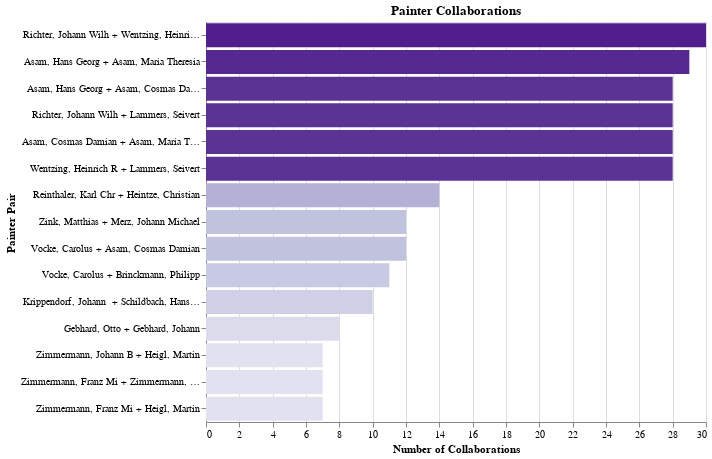

Notebook cell for this chart:
### Code cell
# =============================================================================
# CELL 14: Painter Collaboration Network
# =============================================================================

print("🤝 PAINTER COLLABORATIONS")
print("=" * 60)
print("(Painters who worked on the same painting)")

collabs_df = con.execute("""
    SELECT 
        pp1.person_name AS painter1,
        pp2.person_name AS painter2,
        COUNT(DISTINCT pp1.nfdi_uri) AS collaborations
    FROM painting_persons pp1
    JOIN painting_persons pp2 
        ON pp1.nfdi_uri = pp2.nfdi_uri 
        AND pp1.person_id < pp2.person_id
    WHERE pp1.role = 'PAINTER' AND pp2.role = 'PAINTER'
    GROUP BY pp1.person_name, pp2.person_name
    HAVING COUNT(DISTINCT pp1.nfdi_uri) >= 1
    ORDER BY collaborations DESC
    LIMIT 20
""").pl()

print(collabs_df)

# Visualization - Collaboration pairs
if len(collabs_df) > 0 and collabs_df['collaborations'].max() > 0:
    df_viz = collabs_df.head(15).to_pandas()
    df_viz['pair'] = df_viz['painter1'].str[:20] + ' + ' + df_viz['painter2'].str[:20]
    
    chart = alt.Chart(df_viz).mark_bar().encode(
        x=alt.X('collaborations:Q', title='Number of Collaborations'),
        y=alt.Y('pair:N', sort='-x', title='Painter Pair'),
        color=alt.Color('collaborations:Q', scale=alt.Scale(scheme='purples'), legend=None),
        tooltip=['painter1', 'painter2', 'collaborations']
    ).properties(
        title='Painter Collaborations',
        width=500,
        height=400
    )
    ipython_display(chart)

### Figure 1 — Vega-Lite specification as saved in the notebook (floating-point values rounded to 4 significant figures)
{"config": {"view": {"continuousWidth": 300, "continuousHeight": 300}}, "data": {"name": "data-a599d2f4fa2ee717aa2a73bdc636a7d5"}, "mark": {"type": "bar"}, "encoding": {"color": {"field": "collaborations", "legend": null, "scale": {"scheme": "purples"}, "type": "quantitative"}, "tooltip": [{"field": "painter1", "type": "nominal"}, {"field": "painter2", "type": "nominal"}, {"field": "collaborations", "type": "quantitative"}], "x": {"field": "collaborations", "title": "Number of Collaborations", "type": "quantitative"}, "y": {"field": "pair", "sort": "-x", "title": "Painter Pair", "type": "nominal"}}, "height": 400, "title": "Painter Collaborations", "width": 500, "$schema": "https://vega.github.io/schema/vega-lite/v6.1.0.json", "datasets": {"data-a599d2f4fa2ee717aa2a73bdc636a7d5": [{"painter1": "Richter, Johann Wilhelm", "painter2": "Wentzing, Heinrich Richard", "collaborations": 30, "pair": "Richter, Johann Wilh + Wentzing, Heinrich R"}, {"painter1": "Asam, Hans Georg", "painter2": "Asam, Maria Theresia", "collaborations": 29, "pair": "Asam, Hans Georg + Asam, Maria Theresia"}, {"painter1": "Asam, Hans Georg", "painter2": "Asam, Cosmas Damian", "collaborations": 28, "pair": "Asam, Hans Georg + Asam, Cosmas Damian"}, {"painter1": "Richter, Johann Wilhelm", "painter2": "Lammers, Seivert", "collaborations": 28, "pair": "Richter, Johann Wilh + Lammers, Seivert"}, {"painter1": "Asam, Cosmas Damian", "painter2": "Asam, Maria Theresia", "collaborations": 28, "pair": "Asam, Cosmas Damian + Asam, Maria Theresia"}, {"painter1": "Wentzing, Heinrich Richard", "painter2": "Lammers, Seivert", "collaborations": 28, "pair": "Wentzing, Heinrich R + Lammers, Seivert"}, {"painter1": "Reinthaler, Karl Christlieb", "painter2": "Heintze, Christian", "collaborations": 14, "pair": "Reinthaler, Karl Chr + Heintze, Christian"}, {"painter1": "Zink, Matthias", "painter2": "Merz, Johann Michael", "collaborations": 12, "pair": "Zink, Matthias + Merz, Johann Michael"}, {"painter1": "Vocke, Carolus", "painter2": "Asam, Cosmas Damian", "collaborations": 12, "pair": "Vocke, Carolus + Asam, Cosmas Damian"}, {"painter1": "Vocke, Carolus", "painter2": "Brinckmann, Philipp Hieronymus", "collaborations": 11, "pair": "Vocke, Carolus + Brinckmann, Philipp "}, {"painter1": "Krippendorf, Johann Michael", "painter2": "Schildbach, Hans Georg", "collaborations": 10, "pair": "Krippendorf, Johann  + Schildbach, Hans Geo"}, {"painter1": "Gebhard, Otto", "painter2": "Gebhard, Johann", "collaborations": 8, "pair": "Gebhard, Otto + Gebhard, Johann"}, {"painter1": "Zimmermann, Johann Baptist", "painter2": "Heigl, Martin", "collaborations": 7, "pair": "Zimmermann, Johann B + Heigl, Martin"}, {"painter1": "Zimmermann, Franz Michael", "painter2": "Zimmermann, Johann Baptist", "collaborations": 7, "pair": "Zimmermann, Franz Mi + Zimmermann, Johann B"}, {"painter1": "Zimmermann, Franz Michael", "painter2": "Heigl, Martin", "collaborations": 7, "pair": "Zimmermann, Franz Mi + Heigl, Martin"}]}}
